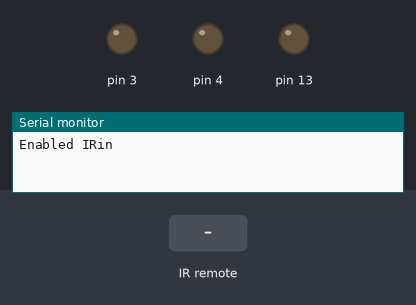
The sketch below on a simulated Arduino Uno, built with avr-gcc and run on an emulated ATmega328P. On the bench: output pins drawn as LEDs (lit = HIGH), the last lines printed to the serial monitor. Inputs (shaded band) come from the test bench.

Above: at 1.2 s.
1.3 s: infrared code 0xFD00FF received
At 2.5 s:
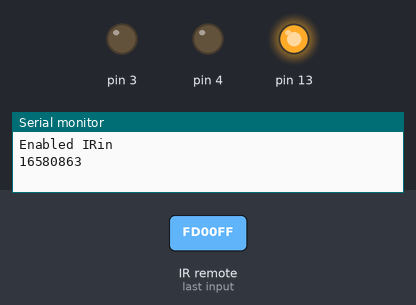
2.8 s: infrared code 0xFD807F received
At 3.8 s:
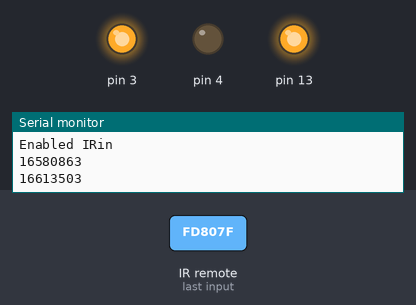
4.3 s: infrared code 0xFD40BF received
At 5.0 s:
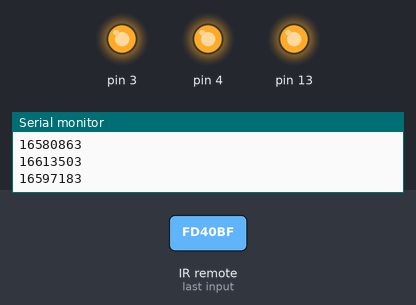
5.8 s: infrared code 0xFD00FF received
At 6.2 s:
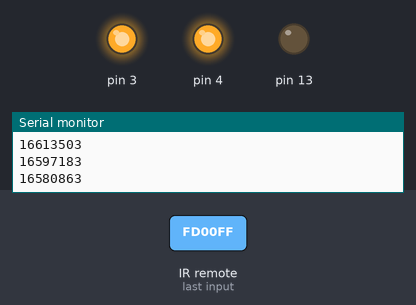
7.3 s: infrared code 0xFD807F received
At 8.6 s:
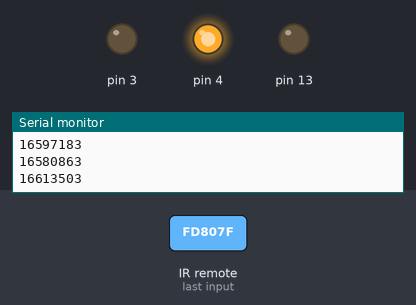
Timing chart, 0 to 9.8 s (numbered marks = the images above; inputs shaded):
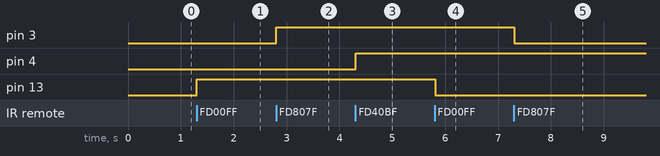

Measured:
- after the input at 1.3 s, pin 13: LOW → HIGH at once
- after the input at 2.8 s, pin 3: LOW → HIGH at once
- after the input at 4.3 s, pin 4: LOW → HIGH at once
- after the input at 5.8 s, pin 13: HIGH → LOW at once
- after the input at 7.3 s, pin 3: HIGH → LOW at once

The sketch:

IRrecv01.ino
```cpp
#include <IRremote.h>

int RECV_PIN = 8;
long int UM = 16580863;
long int DOIS = 16613503;
long int TRES = 16597183;

bool AZUL = false;
bool VERDE = false;
bool VERMELHO = false;

IRrecv irrecv(RECV_PIN);

decode_results results;

void setup()
{
  Serial.begin(9600);
  pinMode(13, OUTPUT);
  pinMode(3, OUTPUT);
  pinMode(4, OUTPUT);
  irrecv.enableIRIn(); // Start the receiver
  Serial.println("Enabled IRin");
}

void loop() {
  if (irrecv.decode(&results)) {
    Serial.println(results.value, DEC);
  if(results.value == UM){
    AZUL = !AZUL;
    digitalWrite(13, AZUL);
  }
  if(results.value == DOIS){
    VERDE = !VERDE;
    digitalWrite(3, VERDE);
  }
  if(results.value == TRES){
    VERMELHO = !VERMELHO;
    digitalWrite(4, VERMELHO);
  }

    irrecv.resume(); // Receive the next value
  }

  delay(100);
}
```
